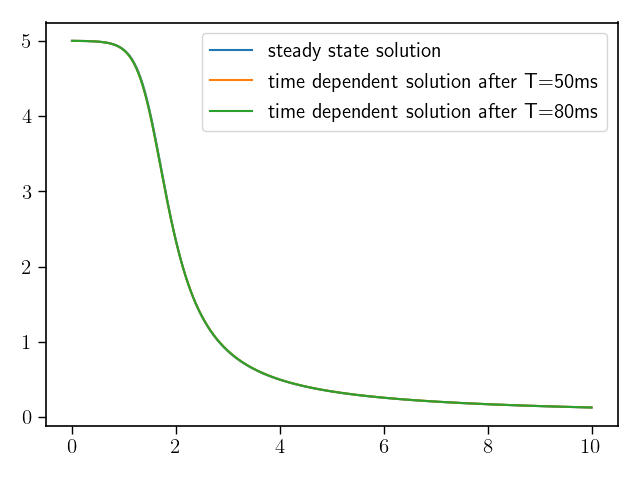

Source code (Python):
import matplotlib.pyplot as plt
from matplotlib.collections import LineCollection
import matplotlib as plot
plot.use('Agg')
import numpy as np 
from scipy.integrate import odeint
# import helpfunction as hf

# ---------------------- default figure setting ---------------#
# plot.rc('text', usetex=True)
# plot.rc('font', family='cmunrm')
# plot.rc('font', **{'family': 'serif', 'serif': ['Computer Modern']})
plot.rcParams['mathtext.fontset'] = 'cm'
plot.rcParams['text.usetex'] = True
plt.rcParams.update({'font.size': 15})
plot.rcParams['xtick.major.size'] = 6
plot.rcParams['xtick.major.width'] = 1
plot.rcParams['xtick.minor.size'] = 3
plot.rcParams['xtick.minor.width'] = 1
plot.rcParams['ytick.major.size'] = 6
plot.rcParams['ytick.major.width'] = 1
plot.rcParams['ytick.minor.size'] = 3
plot.rcParams['ytick.minor.width'] = 1
plot.rcParams['axes.linewidth'] = 1.2
plot.rcParams['axes.edgecolor'] = 'black'
plt.rcParams.update({'figure.autolayout': True})
plt.rcParams['axes.facecolor'] = 'white'
plot.rcParams['text.color'] = 'black'
plot.rcParams['axes.labelcolor'] = 'black'
plot.rcParams['xtick.color'] = 'black'
plot.rcParams['ytick.color'] = 'black'

g1 = np.loadtxt('gain_euler.csv', delimiter=',')
g2 = np.loadtxt('gain_time_dependent_time=50ms.csv', delimiter=',')
g3 = np.loadtxt('gain_time_dependent_time=80ms.csv', delimiter=',')

fig, ax = plt.subplots()

xs1 = np.array([0.01 * i for i in range(1001)])
xs2 = np.array([0.01 * (i + 1) for i in range(1000)])
ax.plot(xs1, g1, label="steady state solution")
ax.plot(xs2, g2, label="time dependent solution after T=50ms")
ax.plot(xs2, g3, label="time dependent solution after T=80ms")
ax.legend()
fig.savefig("comparison.png")

ax.cla()
diff1 = np.zeros([1001])
diff2 = np.zeros([1001])
for i in range(1,1001):
    diff1[i] = g2[i-1] - g1[i]
    diff2[i] = g3[i-1] - g1[i]
ax.plot(xs1, diff1, label='50ms')
ax.plot(xs1, diff2, label='80ms')
ax.legend()
fig.savefig("difference.png")